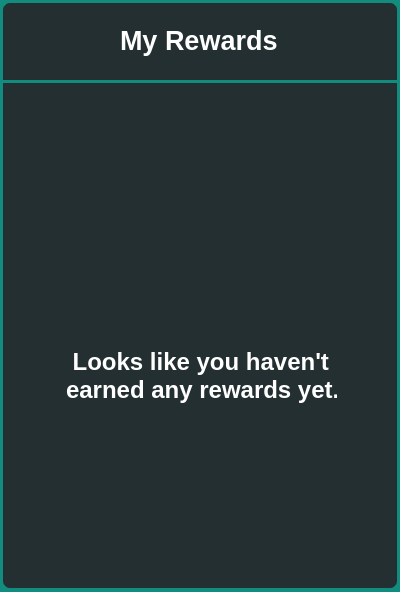
<?xml version="1.0" encoding="UTF-8"?>
<ui version="4.0">
 <class>Frame</class>
 <widget class="QFrame" name="Frame">
  <property name="geometry">
   <rect>
    <x>0</x>
    <y>0</y>
    <width>400</width>
    <height>592</height>
   </rect>
  </property>
  <property name="minimumSize">
   <size>
    <width>400</width>
    <height>592</height>
   </size>
  </property>
  <property name="maximumSize">
   <size>
    <width>400</width>
    <height>592</height>
   </size>
  </property>
  <property name="font">
   <font>
    <pointsize>14</pointsize>
    <bold>true</bold>
   </font>
  </property>
  <property name="windowTitle">
   <string>Frame</string>
  </property>
  <property name="styleSheet">
   <string notr="true">background-color: rgb(18, 140, 126);</string>
  </property>
  <widget class="QFrame" name="frame_81">
   <property name="geometry">
    <rect>
     <x>0</x>
     <y>0</y>
     <width>400</width>
     <height>591</height>
    </rect>
   </property>
   <property name="sizePolicy">
    <sizepolicy hsizetype="Fixed" vsizetype="Fixed">
     <horstretch>0</horstretch>
     <verstretch>0</verstretch>
    </sizepolicy>
   </property>
   <property name="styleSheet">
    <string notr="true">background-color:rgb(35, 47, 49);
border:3px solid rgb(18, 140, 126);
border-radius:10px;</string>
   </property>
   <property name="frameShape">
    <enum>QFrame::Shape::Panel</enum>
   </property>
   <property name="frameShadow">
    <enum>QFrame::Shadow::Raised</enum>
   </property>
   <widget class="Line" name="line_14">
    <property name="geometry">
     <rect>
      <x>-20</x>
      <y>80</y>
      <width>431</width>
      <height>3</height>
     </rect>
    </property>
    <property name="minimumSize">
     <size>
      <width>0</width>
      <height>3</height>
     </size>
    </property>
    <property name="maximumSize">
     <size>
      <width>16777215</width>
      <height>3</height>
     </size>
    </property>
    <property name="styleSheet">
     <string notr="true">border:none;
background-color:rgb(18, 140, 126);
border-radius:0px;</string>
    </property>
    <property name="orientation">
     <enum>Qt::Orientation::Horizontal</enum>
    </property>
   </widget>
   <widget class="QLabel" name="label_181">
    <property name="geometry">
     <rect>
      <x>135</x>
      <y>210</y>
      <width>131</width>
      <height>121</height>
     </rect>
    </property>
    <property name="styleSheet">
     <string notr="true">border:none;</string>
    </property>
    <property name="text">
     <string/>
    </property>
    <property name="pixmap">
     <pixmap>Wallet.png</pixmap>
    </property>
    <property name="scaledContents">
     <bool>true</bool>
    </property>
   </widget>
   <widget class="QLabel" name="label_182">
    <property name="geometry">
     <rect>
      <x>120</x>
      <y>20</y>
      <width>161</width>
      <height>41</height>
     </rect>
    </property>
    <property name="font">
     <font>
      <pointsize>20</pointsize>
      <bold>true</bold>
     </font>
    </property>
    <property name="styleSheet">
     <string notr="true">color:white; border:none;</string>
    </property>
    <property name="text">
     <string>My Rewards</string>
    </property>
   </widget>
   <widget class="QLabel" name="label_183">
    <property name="geometry">
     <rect>
      <x>66</x>
      <y>340</y>
      <width>271</width>
      <height>71</height>
     </rect>
    </property>
    <property name="font">
     <font>
      <pointsize>18</pointsize>
      <bold>true</bold>
     </font>
    </property>
    <property name="styleSheet">
     <string notr="true">color:white; border:none;</string>
    </property>
    <property name="text">
     <string> Looks like you haven't
earned any rewards yet.</string>
    </property>
   </widget>
  </widget>
 </widget>
 <resources/>
 <connections/>
</ui>
